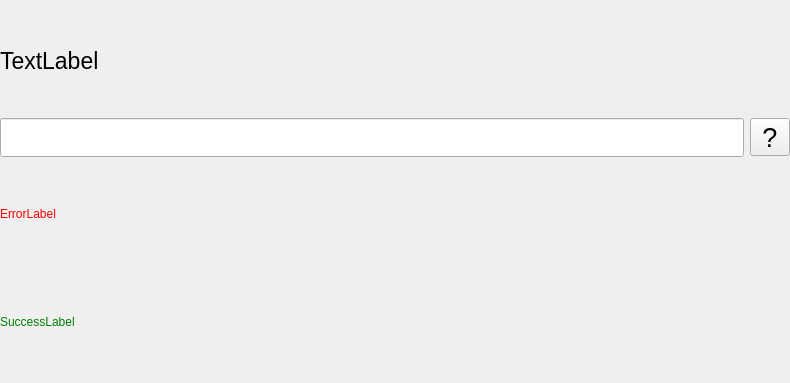
<?xml version="1.0" encoding="UTF-8"?>
<ui version="4.0">
 <class>Form</class>
 <widget class="QWidget" name="Form">
  <property name="geometry">
   <rect>
    <x>0</x>
    <y>0</y>
    <width>790</width>
    <height>383</height>
   </rect>
  </property>
  <property name="windowTitle">
   <string>Form</string>
  </property>
  <layout class="QGridLayout" name="gridLayout">
   <property name="leftMargin">
    <number>0</number>
   </property>
   <property name="topMargin">
    <number>10</number>
   </property>
   <property name="rightMargin">
    <number>0</number>
   </property>
   <property name="bottomMargin">
    <number>10</number>
   </property>
   <item row="2" column="0">
    <widget class="QLabel" name="lfbTextFieldError">
     <property name="styleSheet">
      <string notr="true">color: red;</string>
     </property>
     <property name="text">
      <string>ErrorLabel</string>
     </property>
    </widget>
   </item>
   <item row="1" column="1">
    <layout class="QHBoxLayout" name="horizontalLayout">
     <item>
      <widget class="QToolButton" name="lfbTextFieldDescriptionBtn">
       <property name="font">
        <font>
         <pointsize>20</pointsize>
        </font>
       </property>
       <property name="text">
        <string>?</string>
       </property>
      </widget>
     </item>
    </layout>
   </item>
   <item row="0" column="0">
    <widget class="QLabel" name="lfbTextFieldLabel">
     <property name="font">
      <font>
       <pointsize>17</pointsize>
      </font>
     </property>
     <property name="text">
      <string>TextLabel</string>
     </property>
    </widget>
   </item>
   <item row="1" column="0">
    <widget class="QLineEdit" name="lfbTextField">
     <property name="font">
      <font>
       <pointsize>20</pointsize>
      </font>
     </property>
    </widget>
   </item>
   <item row="3" column="0">
    <widget class="QLabel" name="lfbTextFieldSuccess">
     <property name="styleSheet">
      <string notr="true">color: green;</string>
     </property>
     <property name="text">
      <string>SuccessLabel</string>
     </property>
    </widget>
   </item>
  </layout>
 </widget>
 <resources/>
 <connections/>
</ui>
